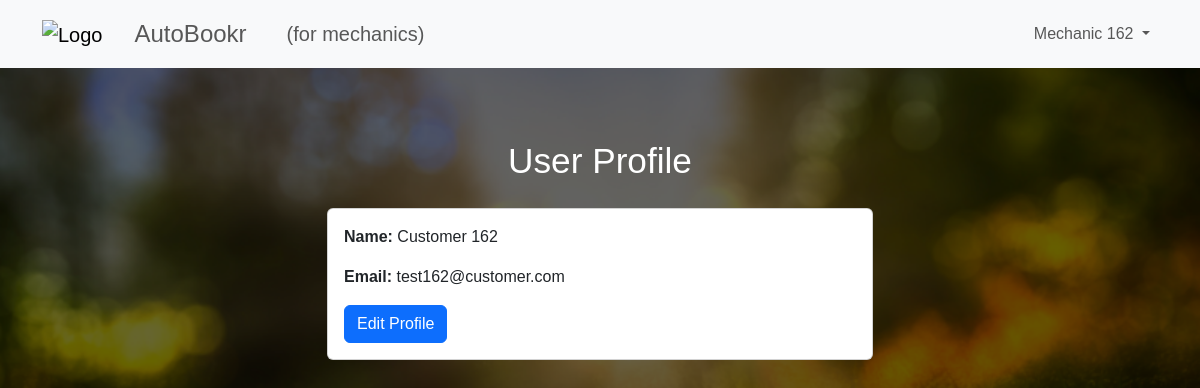
Page /customer/profile (signed in) on the committed database.
### tables this page shows
CREATE TABLE mechanics (
  mechanic_id INTEGER PRIMARY KEY,
  email VARCHAR(320) UNIQUE NOT NULL,
  name VARCHAR(320) NOT NULL,
  zipcode CHAR(10) NOT NULL,
  ein CHAR(10) NOT NULL,
  hash TEXT NOT NULL
);

CREATE TABLE customers (
  email VARCHAR(320) PRIMARY KEY,
  name VARCHAR(320) NOT NULL,
  hash TEXT NOT NULL
);

### mechanic_site/customer.py (the view)
@bp.route('/profile')
def profile():
    db = get_db()
    user = db.execute(
        'SELECT name, email FROM customers WHERE email = ?',
        (g.user['email'],)
    ).fetchone()
    return render_template('customer/profile.html', user=user)

### mechanic_site/auth.py (called while the page is built)
@bp.before_app_request
def load_logged_in_user():
    user_email = session.get('user_email')
    g.user_type = session.get('user_type')
    if user_email is None:
        g.user = None
    else:
        g.user = get_db().execute(
            f'SELECT * FROM {g.user_type+"s"} WHERE email = ?', (user_email,)
        ).fetchone()

### mechanic_site/db.py (called while the page is built)
def get_db():
    if 'db' not in g:
        g.db = sqlite3.connect(
            current_app.config['DATABASE'],
            detect_types=sqlite3.PARSE_DECLTYPES
        )
        g.db.row_factory = sqlite3.Row
    return g.db

### mechanic_site/templates/customer/profile.html (shortened to what this page needs)
{% extends 'base.html' %}
{% block content %}
<div class="container mt-5">
    <div class="row">
        <div class="col-md-6 offset-md-3">
            <h1 class="text-center">User Profile</h1>
            <div class="card mt-3">
                <div class="card-body">
                    <p><strong>Name:</strong> {{ user.name }}</p>
                    <p><strong>Email:</strong> {{ user.email }}</p>
                    <a href="{{ url_for('customer.edit_profile') }}" class="btn btn-primary">Edit Profile</a>
                </div>
            </div>
        </div>
    </div>
</div>
{% endblock %}

### mechanic_site/templates/base.html (shortened to what this page needs)
<!DOCTYPE html>
<html lang="en">
<head>
    <link href="https://cdn.jsdelivr.net/npm/bootstrap@5.3.3/dist/css/bootstrap.min.css" rel="stylesheet">
</head>
<body>
    <nav class="navbar navbar-expand-lg navbar-light bg-light">
        <div class="container">
            <a class="navbar-brand" href="/"><img src="https://png.pngtree.com/png-vector/20190215/ourmid/pngtree-vector-wrench-icon-png-image_515386.jpg" alt="Logo" height="30"></a>
            <span class="navbar-text fs-4 mx-3"> AutoBookr</span>
            {% if g.user_type == "mechanic" %}
            <span class="navbar-text fs-5 mx-4"> (for mechanics) </span>
            {% endif %}
            <div class="collapse navbar-collapse" id="navbarSupportedContent">
                {% if g.user %}
                <ul class="navbar-nav ml-auto">
                    <li class="nav-item dropdown">
                        <a class="nav-link dropdown-toggle" href="#" id="userDropdown" role="button" data-bs-toggle="dropdown" aria-expanded="false">
                            {{g.user["name"] }}
                        </a>
                    </li>
                </ul>
                {% endif %}
            </div>
        </div>
    </nav>
    {% block content %}
    {% endblock %}
</body>
</html>

### rows in the picture
mechanics: user.name "Mechanic 162"
customers: name "Customer 162", email "test162@customer.com"
